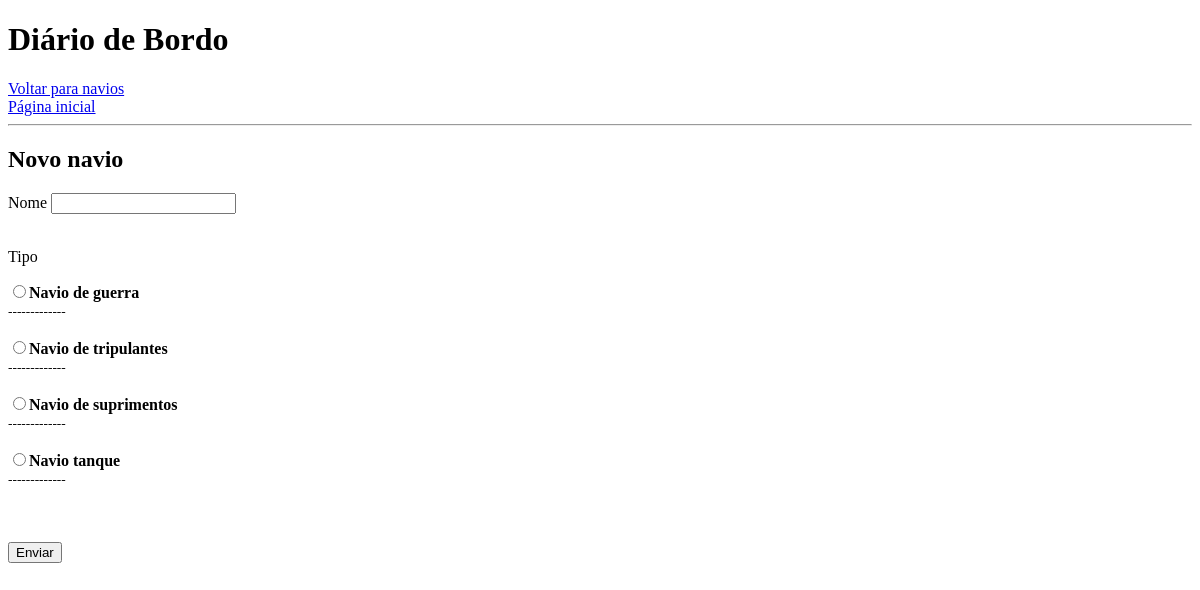
Page /paginas/inserir/novonavio.php on the earlier database version.
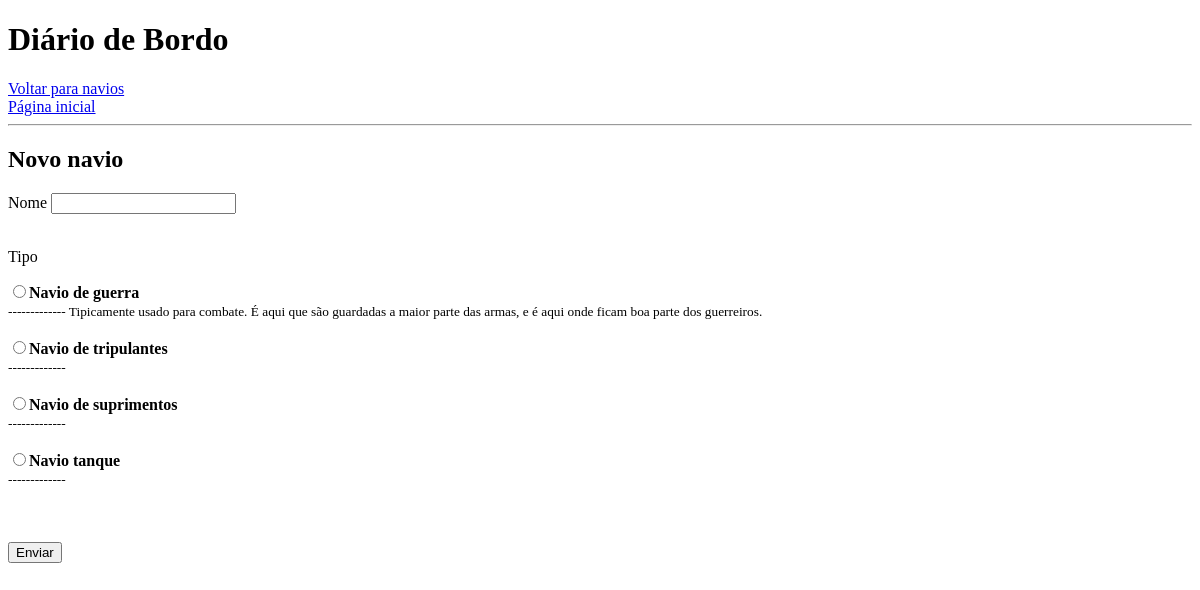
Same page on the later database version.
### tables this page shows
CREATE TABLE `tipo_navio` (
  `id_tipo_navio` int(11) NOT NULL,
  `nome` varchar(30) DEFAULT NULL,
  `descricao` text DEFAULT NULL
);

### paginas/inserir/novonavio.php (the view, shortened to what this page needs)
<?php
require_once('../config.php')
?>
<!DOCTYPE html>
<html lang="pt-br">
<head>
</head>
<body>
    <header>
        <h1>Diário de Bordo</h1>
        <a href="../mostrar/mostrarnavio.php">Voltar para navios</a><br>
        <a href="../index.html">Página inicial</a>
        <hr>
    </header>
<main>
    <form action="insertnavio.php" method="get">
        <h2>Novo navio</h2>
        <label for="nomnavio">Nome <input type="text" id="nomnavio" name="nomnavio"></label><br><br>
        <p>Tipo</p>
        <?php
            $consulta = $mysqli->prepare("SELECT * FROM tipo_navio");
            $consulta->execute();
            $resultado = $consulta->get_result();
            $registros = $resultado->fetch_all(MYSQLI_ASSOC);
            foreach ($registros as $registro) {
                echo "<input type=\"radio\" name=\"tipo\" value=\"{$registro['id_tipo_navio']}\" id=\"tipo{$registro['id_tipo_navio']}\">";
                echo "<label for=\"tipo{$registro['id_tipo_navio']}\"><strong>{$registro['nome']}</strong></label><br>";
                echo "<small>------------- {$registro['descricao']}</small><br><br>";
            }
            ?>
        <br><br>
        <button type="submit">Enviar</button>
    </form>
</main>
</body>
</html>

Differences in the rows shown:
changed tipo_navio "Navio de guerra": descricao (not shown) → "Tipicamente usado para combate. É aqui que são guardadas a maior parte das armas, e é aqui onde ficam boa parte dos guerreiros."
